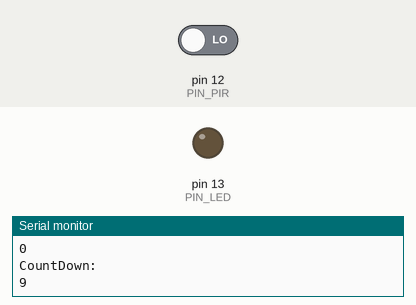
A sketch run on a simulated Arduino Uno, built with avr-gcc and run on an emulated ATmega328P. On the bench: output pins drawn as LEDs (lit = HIGH), the last lines printed to the serial monitor. The inputs (shaded band) are chosen by the test bench; at power-on: pin 12 (PIN_PIR) LOW.

Above: at 1.2 s.
1.3 s: pin 12 (PIN_PIR) driven HIGH
At 2.7 s:
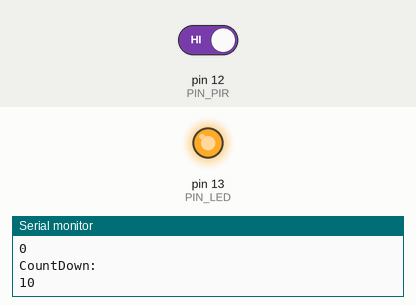
Timing chart, 0 to 4.3 s (numbered marks = the images above; inputs shaded):
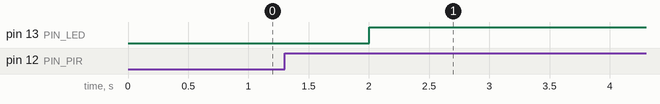

The sketch:

Matals_PIR_LED.ino
```cpp
// Author : Tony Cheng
// Version : v0.1

const int PIN_PIR = 12;
const int PIN_LED = 13;
boolean LED_enabled = false;
int CountDown = 10;
unsigned long previousMillis_stayoncount = 0;
unsigned long currentMillis_stayoncount = 0;

void setup() {
  Serial.begin(115200);
  pinMode(PIN_PIR,INPUT);
  pinMode(PIN_LED,OUTPUT);
}

void loop() {
  //=============== PIR process ===================
  int PIR_detected = digitalRead(PIN_PIR);
  currentMillis_stayoncount = millis();
  if ((currentMillis_stayoncount - previousMillis_stayoncount) > 1000) {
    Serial.println("PIR detect:");
    Serial.println(PIR_detected);
    Serial.println("LED_enabled:");
    Serial.println(LED_enabled);
    if (PIR_detected == HIGH and LED_enabled == false) {
      digitalWrite(PIN_LED, HIGH);
      LED_enabled = true;
      CountDown = 10;
    }
    else if (PIR_detected == HIGH and LED_enabled == true) {
      CountDown = 10;
    }
    else {
      CountDown--;
    }
    if (CountDown <= 0)  {
      digitalWrite(PIN_LED, LOW);
      LED_enabled = false;
      CountDown = 0;
    }
    Serial.println("CountDown:");
    Serial.println(CountDown);
    previousMillis_stayoncount = currentMillis_stayoncount;
  }
  //delay(1000);
}
```

Measured:
- after the input at 1.3 s, pin 13 (PIN_LED): LOW → HIGH after 0.70 s
